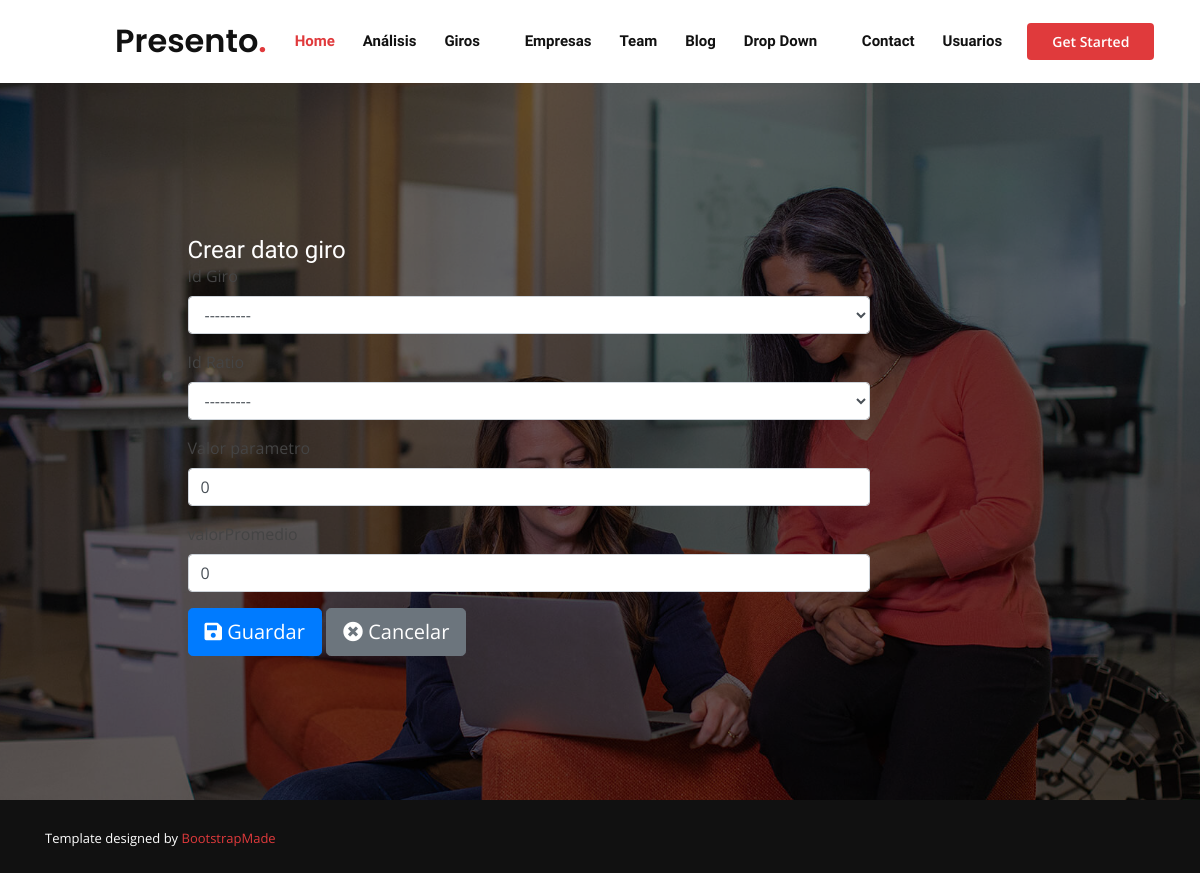
The app's page /Giro/CrearDato, older data.
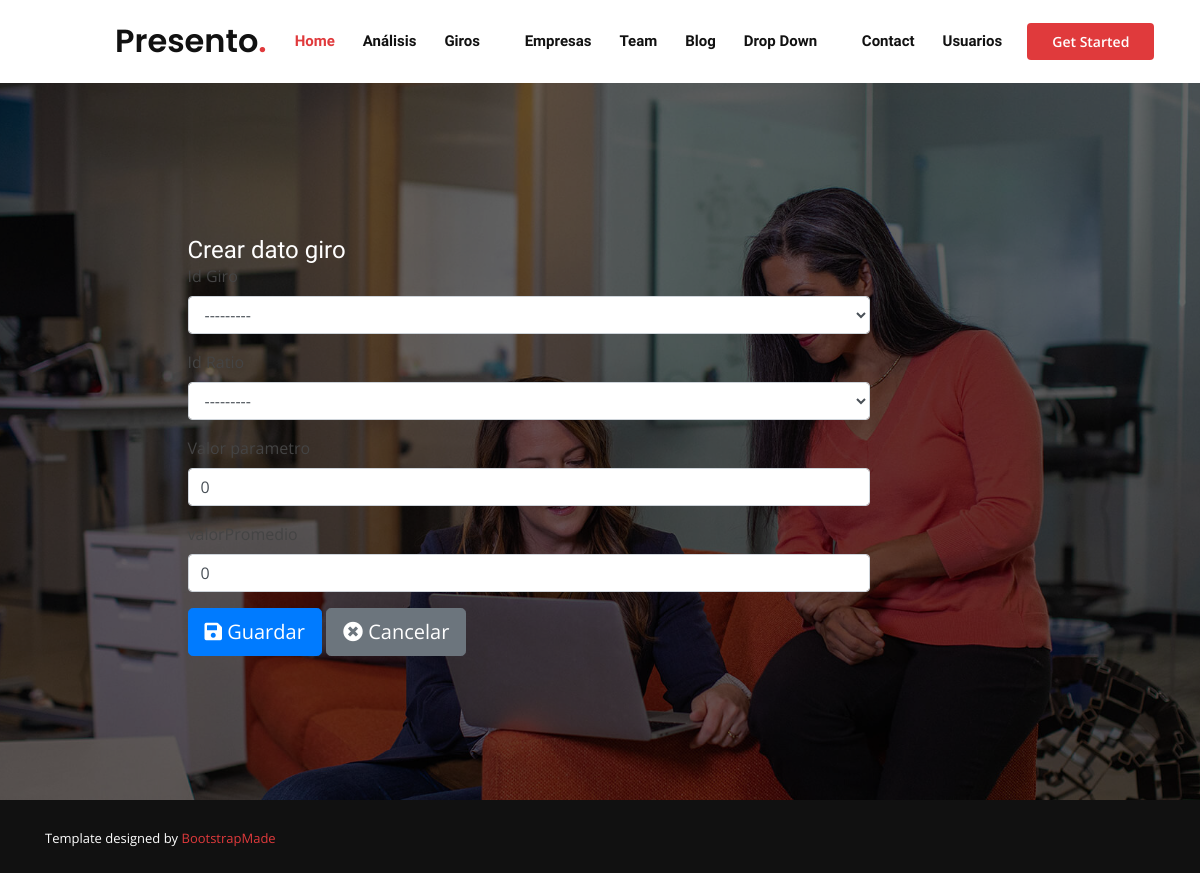
The same page, newer data.
### Giro/models.py (models this page shows)
class Giro(models.Model):
    SECTOR = (
        ('SP', 'Sector primario'),
        ('SS', 'Sector secundario'),
        ('ST', 'Sector terciario'),
    )
    idGiro = models.PositiveIntegerField(primary_key=True, validators=[MinValueValidator(1), MaxValueValidator(99)])
    nombreGiro = models.CharField(max_length=100)
    sector = models.CharField(choices=SECTOR, max_length=2)
    def __str__(self):
        return  self.nombreGiro

### Analisis/models.py (models this page shows)
class Ratios(models.Model):
    idRatio = models.PositiveIntegerField(primary_key=True)
    categoria = models.CharField(max_length=50)
    nomRatio = models.CharField(max_length=50)
    def __str__(self):
        return self.nomRatio

### Giro/views.py (the view)
# urls.py: path('CrearDato', CrearDato.as_view(), name = 'CrearDato'),
class CrearDato(SuccessMessageMixin, CreateView):
    model = DatoGiro
    form_class = DatoGiroForm
    template_name = 'Giro/CrearDato.html'
    success_url = reverse_lazy('Giro:AdministrarDatos')
    success_message = 'Dato de giro creado con éxito'

### Giro/forms.py
class DatoGiroForm(forms.ModelForm):
    class Meta:
        model = DatoGiro
        fields = [
        'idGiro',
        'idRatio',
        'valorParametro',
        'valorPromedio',
        ]
        labels = {
        'idGiro' : 'Giro',
        'idRatio' : 'Ratio',
        'valorParametro' : 'Valor parámetro',
        'valorPromedio': 'Valor promedio',
        }
        widgets = {
        'idGiro' : forms.Select(attrs={'class': 'form-control'}),
        'idRatio' : forms.Select(attrs={'class': 'form-control'}),
        'valorParametro' : forms.TextInput(attrs={'class': 'form-control', 'pattern': '[0-9, .]+','title': 'Números únicamente','maxlength' : '8'}),
        'valorPromedio' : forms.TextInput(attrs={'class': 'form-control', 'pattern': '[0-9, .]+','title': 'Números únicamente','maxlength' : '8'}),
        }

### templates/Giro/CrearDato.html (shortened to what this page needs)
{% extends 'base/base.html' %}
{% block content %}
<!doctype html>
<div class="container">
    <div class="row mt-3">
      <div class="col-md-9 mx-auto">
        <div>
					<h2>Crear dato giro</h2>
					<form method="POST">
            <div class="row">
							<div class="col-md-10 col-md-offset-2">
								<div class="form-group">
									<label >Id Giro</label>
									{{ form.idGiro }}
								</div>
							</div>
						</div>
            <div class="row">
							<div class="col-md-10 col-md-offset-2">
								<div class="form-group">
									<label >Id Ratio</label>
									{{ form.idRatio }}
								</div>
							</div>
						</div>
            <div class="row">
							<div class="col-md-10 col-md-offset-2">
								<div class="form-group">
									<label >Valor parametro</label>
									{{ form.valorParametro }}
								</div>
							</div>
						</div>
            <div class="row">
							<div class="col-md-10 col-md-offset-2">
								<div class="form-group">
									<label>valorPromedio</label>
									{{ form.valorPromedio }}
								</div>
							</div>
						</div>
						<div class="row">
							<div class="col-md-10 col-md-offset-2">
								<div align= "left" class="btn_crear mb-3">
									<button class="btn btn-primary btn-lg" type="submit"><i class="fas fa-save"></i> Guardar</button>
                  <a type="button" class="btn btn-secondary btn-lg" href="javascript:window.history.back();"><i class="fas fa-times-circle"></i> Cancelar</a>
								</div>
							</div>
						</div>
					</form>
				</div>
			</div>
		</div>
	</div>
{% endblock %}

### templates/Base/base.html (shortened to what this page needs)
{% load static %}
<!DOCTYPE html>
<html lang="en">
<head>
  <link rel="stylesheet" href="https://cdnjs.cloudflare.com/ajax/libs/twitter-bootstrap/4.1.3/css/bootstrap.css">
  <link rel="stylesheet" href="https://cdn.datatables.net/1.10.19/css/dataTables.bootstrap4.min.css">
  <link rel="stylesheet" href="https://use.fontawesome.com/releases/v5.7.0/css/all.css">
  <link href="{% static 'assets/vendor/bootstrap/css/bootstrap.min.css' %}" rel="stylesheet">
  <link href="{% static 'assets/vendor/icofont/icofont.min.css' %}" rel="stylesheet">
  <link href="{% static 'assets/vendor/boxicons/css/boxicons.min.css' %}" rel="stylesheet">
  <link href="{% static 'assets/vendor/owl.carousel/assets/owl.carousel.min.css' %}" rel="stylesheet">
  <link href="{% static 'assets/vendor/remixicon/remixicon.css' %}" rel="stylesheet">
  <link href="{% static 'assets/vendor/venobox/venobox.css' %}" rel="stylesheet">
  <link href="{% static 'assets/vendor/aos/aos.css' %}" rel="stylesheet">
  <link href="{% static 'assets/css/style.css' %}" rel="stylesheet">
</head>
<body>
  <header id="header" class="fixed-top">
    <div class="container-fluid">
      <div class="row justify-content-center">
        <div class="col-xl-10 d-flex align-items-center">
          <h1 class="logo mr-auto"><a href="index.html">Presento<span>.</span></a></h1>
          {% block navbar %}
          <nav class="nav-menu d-none d-lg-block">
            <ul>
              <li class="active"><a href="#header">Home</a></li>
              <li><a href="{% url 'Analisis:ListaRatios' %}">Análisis</a>
              <li class="drop-down"><a href="">Giros</a>
              </li>
              <li><a href="{% url 'Empresa:mostrar' %}">Empresas</a></li>
              <li><a href="#team">Team</a></li>
              <li><a href="blog.html">Blog</a></li>
              <li class="drop-down"><a href="">Drop Down</a>
              </li>
              <li><a href="#contact">Contact</a></li>
              <li><a href="{% url 'Usuarios:AdministrarUsuarios' %}">Usuarios</a></li>
            </ul>
          </nav>
          <a href="#about" class="get-started-btn scrollto">Get Started</a>
          {% endblock %}
        </div>
      </div>
    </div>
  </header>
  <section id="hero" class="d-flex align-items-center">
  {% block content %}
  {% endblock %}
  </section>
  <footer id="footer">
    <div class="container d-md-flex py-4">
      <div class="mr-md-auto text-center text-md-left">
        <div class="credits">
          Template designed by <a href="https://bootstrapmade.com/">BootstrapMade</a>
        </div>
      </div>
    </div>
  </footer>
</body>
</html>

### static/assets/css/style.css (style rules this page uses)
body { font-family: "Open Sans", sans-serif; color: #444444; }
a { color: #e03a3c; }
h1, h2, h3, h4, h5, h6 { font-family: "Raleway", sans-serif; }
#header { background: #fff; transition: all 0.5s; z-index: 997; padding: 20px 0; }
#header .logo { font-size: 32px; margin: 0; padding: 0; line-height: 1; font-weight: 600; font-family: "Poppins", sans-serif; }
#header .logo a { color: #111111; }
#header .logo a span { color: #e03a3c; }
.nav-menu ul { margin: 0; padding: 0; list-style: none; }
.nav-menu > ul { display: flex; }
.nav-menu > ul > li { position: relative; white-space: nowrap; padding: 10px 0 10px 28px; }
.nav-menu a { display: block; position: relative; color: #111111; transition: 0.3s; font-size: 15px; font-weight: 600; font-family: "Raleway", sans-serif; }
.nav-menu a:hover, .nav-menu .active > a, .nav-menu li:hover > a { color: #e03a3c; }
.nav-menu .drop-down > a:after { content: "\ea99"; font-family: IcoFont; padding-left: 5px; }
.get-started-btn { margin-left: 25px; background: #e03a3c; color: #fff; border-radius: 4px; padding: 8px 25px; white-space: nowrap; transition: 0.3s; font-size: 14px; font-weight: 600; display: inline-block; }
.mobile-nav { position: fixed; top: 55px; right: 15px; bottom: 15px; left: 15px; z-index: 9999; overflow-y: auto; background: #fff; transition: ease-in-out 0.2s; opacity: 0; visibility: hidden; border-radius: 10px; padding: 10px 0; }
.mobile-nav * { margin: 0; padding: 0; list-style: none; }
.mobile-nav a { display: block; position: relative; color: #111111; padding: 10px 20px; font-weight: 500; outline: none; }
.mobile-nav a:hover, .mobile-nav .active > a, .mobile-nav li:hover > a { color: #e03a3c; text-decoration: none; }
.mobile-nav .drop-down > a:after { content: "\ea99"; font-family: IcoFont; padding-left: 10px; position: absolute; right: 15px; }
.mobile-nav .drop-down > a { padding-right: 35px; }
#hero { width: 100%; height: 100vh; background: url("../img/hero-bg.jpg") top center no-repeat; background-size: cover; position: relative; padding-top: 82px; }
#hero:before { content: ""; background: rgba(0, 0, 0, 0.6); position: absolute; bottom: 0; top: 0; left: 0; right: 0; }
#hero h2 { color: #fff; margin: 10px 0 0 0; font-size: 24px; }
section { padding: 0px 0; overflow: hidden; position: relative; }
#footer { color: #fff; font-size: 14px; background: #111111; }
#footer .credits { padding-top: 5px; font-size: 13px; }

Row changes from the older to the newer data that the page shows:
added Giro: idGiro "---------"
added Ratios: idRatio "---------"
Text that changed along with them:
form field idGiro: "---------" → (not shown)
form field idRatio: "---------" → (not shown)
